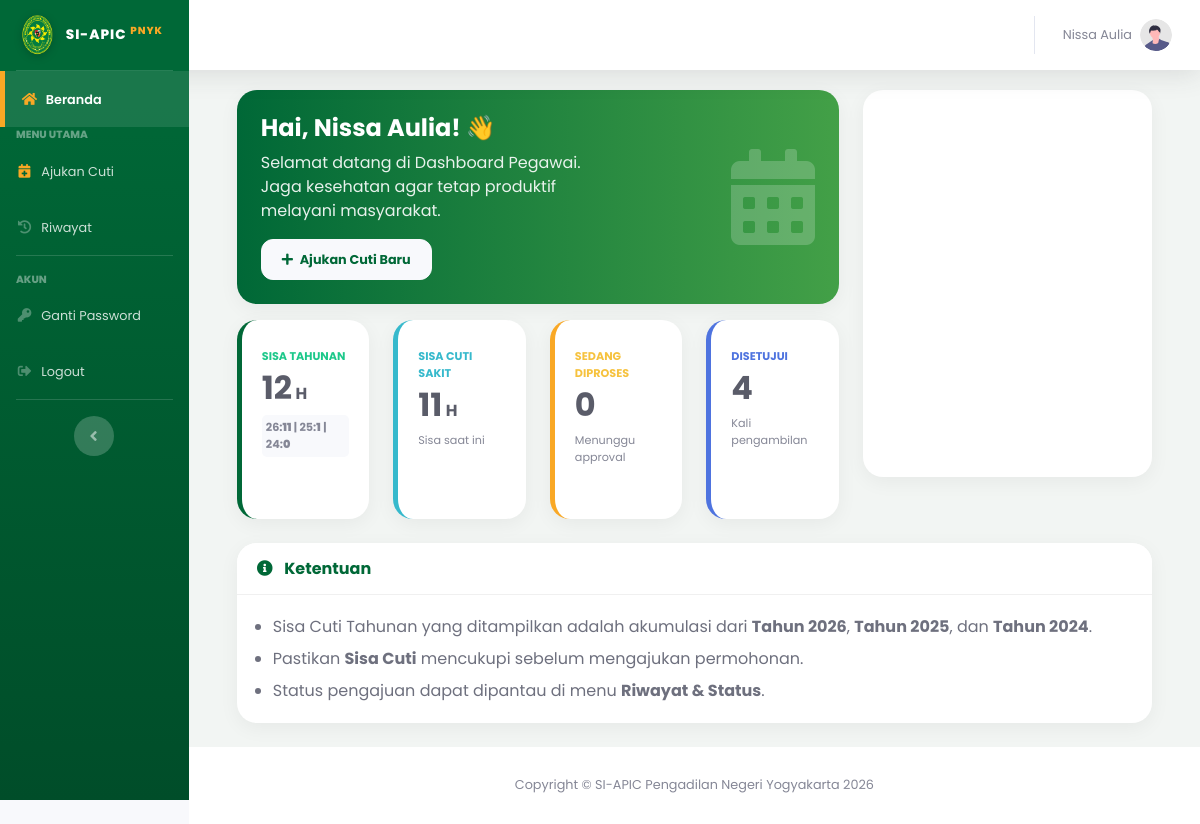
Before: /index.php?page=dashboard_user (signed in) with the older database file.
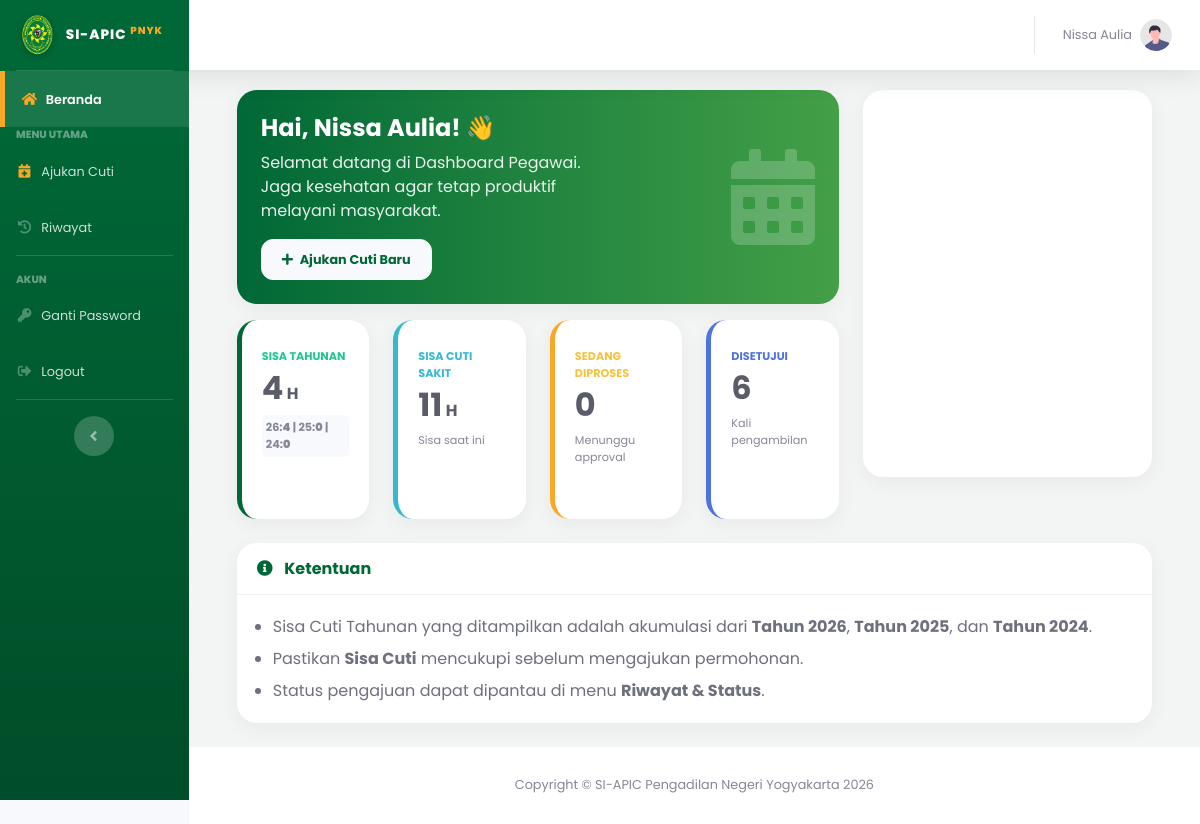
After: the same page with the newer database file.
### tables this page shows
CREATE TABLE `users` (
  `id_user` int(11) NOT NULL,
  `nip` varchar(30) NOT NULL,
  `password` varchar(255) NOT NULL,
  `nama_lengkap` varchar(100) NOT NULL,
  `jabatan` varchar(100) DEFAULT NULL,
  `pangkat` varchar(50) DEFAULT NULL,
  `unit_kerja` varchar(100) DEFAULT 'Pengadilan Negeri Yogyakarta',
  `no_telepon` varchar(20) DEFAULT NULL,
  `role` enum('admin','user') NOT NULL,
  `is_atasan_langsung` tinyint(1) DEFAULT 0 COMMENT '1=Bisa TTD, 0=Staf Biasa',
  `sisa_cuti_n` int(11) DEFAULT 12,
  `sisa_cuti_n1` int(11) DEFAULT 0,
  `sisa_cuti_n2` int(11) DEFAULT 0,
  `kuota_cuti_sakit` int(11) DEFAULT 14,
  `created_at` timestamp NOT NULL DEFAULT current_timestamp(),
  `status_akun` enum('aktif','nonaktif') DEFAULT 'aktif',
  `id_atasan` int(11) DEFAULT NULL
);

### pages/user/dashboard.php (the view, shortened to what the changed rows need)
<?php
$id_user = $_SESSION['id_user'];
$query_user = mysqli_query($koneksi, "SELECT * FROM users WHERE id_user='$id_user'");
$total_tahunan = 0;
$sisa_sakit    = 0;
$nama_lengkap  = $_SESSION['nama_lengkap'];
if(mysqli_num_rows($query_user) > 0){
    $user = mysqli_fetch_assoc($query_user);
    $nama_lengkap = $user['nama_lengkap'];
    $n  = isset($user['sisa_cuti_n'])  ? $user['sisa_cuti_n']  : 0;
    $n1 = isset($user['sisa_cuti_n1']) ? $user['sisa_cuti_n1'] : 0;
    $n2 = isset($user['sisa_cuti_n2']) ? $user['sisa_cuti_n2'] : 0;
    $total_tahunan = $n + $n1 + $n2;
    $sisa_sakit = isset($user['kuota_cuti_sakit']) ? $user['kuota_cuti_sakit'] : 0;
}
$thn_skrg = date('Y');
$thn_min1 = $thn_skrg - 1;
$thn_min2 = $thn_skrg - 2;
$query_menunggu = mysqli_query($koneksi, "SELECT * FROM pengajuan_cuti WHERE id_user='$id_user' AND status='diajukan'");
$jml_menunggu = mysqli_num_rows($query_menunggu);
$query_setuju = mysqli_query($koneksi, "SELECT * FROM pengajuan_cuti WHERE id_user='$id_user' AND status='Disetujui' AND YEAR(tgl_mulai)='$thn_skrg'");
$jml_setuju = mysqli_num_rows($query_setuju);
?>
<div class="container-fluid">
    <div class="row">
        <div class="col-xl-8 col-lg-7">
            <div class="card text-white shadow mb-3" style="background: linear-gradient(90deg, #006837 0%, #43a047 100%); border-radius: 20px; border:none;">
                <div class="card-body p-4">
                    <div class="row align-items-center">
                        <div class="col-md-8">
                            <h2 class="font-weight-bold mb-2" style="font-size: 1.5rem;">Hai, <?php echo $nama_lengkap; ?>! 👋</h2>
                            <p class="mb-3" style="opacity: 0.9;">Selamat datang di Dashboard Pegawai. Jaga kesehatan agar tetap produktif melayani masyarakat.</p>
                            <a href="index.php?page=form_cuti" class="btn btn-light font-weight-bold shadow-sm" style="border-radius: 30px; color: #006837 !important; font-size: 0.8rem;"><i class="fas fa-plus mr-1"></i> Ajukan Cuti Baru</a>
                        </div>
                        <div class="col-md-4 d-none d-md-block text-right">
                            <i class="fas fa-calendar-alt" style="font-size: 6rem; opacity: 0.2;"></i>
                        </div>
                    </div>
                </div>
            </div>
            <div class="row">
                <div class="col-xl-3 col-md-6 mb-4">
                    <div class="card py-2 border-left-success shadow-sm h-100" style="border-left: 5px solid #006837 !important;">
                        <div class="card-body">
                            <div class="text-xs font-weight-bold text-success text-uppercase mb-1">Sisa Tahunan</div>
                            <div class="h2 mb-0 font-weight-bold text-gray-800"><?php echo $total_tahunan; ?><span style="font-size:1rem"> H</span></div>
                            <div class="mt-2 text-xs font-weight-bold text-muted" style="background: #f8f9fc; padding: 4px; border-radius: 5px;">
                                <?php echo substr($thn_skrg, 2); ?>:<b><?php echo $n; ?></b> | <?php echo substr($thn_min1, 2); ?>:<b><?php echo $n1; ?></b> | <?php echo substr($thn_min2, 2); ?>:<b><?php echo $n2; ?></b>
                            </div>
                        </div>
                    </div>
                </div>
                <div class="col-xl-3 col-md-6 mb-4">
                    <div class="card py-2 border-left-info shadow-sm h-100" style="border-left: 5px solid #36b9cc !important;">
                        <div class="card-body">
                            <div class="text-xs font-weight-bold text-info text-uppercase mb-1">Sisa Cuti Sakit</div>
                            <div class="h2 mb-0 font-weight-bold text-gray-800"><?php echo $sisa_sakit; ?><span style="font-size:1rem"> H</span></div>
                            <div class="mt-2 text-xs text-muted">Sisa saat ini</div>
                        </div>
                    </div>
                </div>
                <div class="col-xl-3 col-md-6 mb-4">
                    <div class="card py-2 border-left-warning shadow-sm h-100" style="border-left: 5px solid #F9A825 !important;">
                        <div class="card-body">
                            <div class="text-xs font-weight-bold text-warning text-uppercase mb-1">Sedang Diproses</div>
                            <div class="h2 mb-0 font-weight-bold text-gray-800"><?php echo $jml_menunggu; ?></div>
                            <div class="mt-2 text-xs text-muted">Menunggu approval</div>
                        </div>
                    </div>
                </div>
                <div class="col-xl-3 col-md-6 mb-4">
                    <div class="card py-2 border-left-primary shadow-sm h-100" style="border-left: 5px solid #4e73df !important;">
                        <div class="card-body">
                            <div class="text-xs font-weight-bold text-primary text-uppercase mb-1">Disetujui</div>
                            <div class="h2 mb-0 font-weight-bold text-gray-800"><?php echo $jml_setuju; ?></div>
                            <div class="mt-2 text-xs text-muted">Kali pengambilan</div>
                        </div>
                    </div>
                </div>
            </div>
        </div>
        <div class="col-xl-4 col-lg-5 mb-4">
            <div class="card card-modern calendar-card-fix shadow-sm">
                <div class="card-body p-3">
                </div>
            </div>
        </div>
    </div>
    <div class="row">
        <div class="col-12">
            <div class="card mb-4 shadow-sm">
                <div class="card-header py-3 bg-white d-flex align-items-center">
                    <h6 class="m-0 font-weight-bold text-primary" style="color: #006837 !important;">
                        <i class="fas fa-info-circle mr-2"></i> Ketentuan
                    </h6>
                </div>
                <div class="card-body text-gray-700">
                    <ul class="mb-0 pl-3">
                        <li class="mb-2">Sisa Cuti Tahunan yang ditampilkan adalah akumulasi dari <b>Tahun <?php echo $thn_skrg; ?></b>, <b>Tahun <?php echo $thn_min1; ?></b>, dan <b>Tahun <?php echo $thn_min2; ?></b>.</li>
                        <li class="mb-2">Pastikan <b>Sisa Cuti</b> mencukupi sebelum mengajukan permohonan.</li>
                        <li>Status pengajuan dapat dipantau di menu <b>Riwayat & Status</b>.</li>
                    </ul>
                </div>
            </div>
        </div>
    </div>
</div>
<link href='https://cdn.jsdelivr.net/npm/fullcalendar@5.11.3/main.min.css' rel='stylesheet' />

Changed rows visible on the page:
changed users "Nissa Aulia": sisa_cuti_n "12" → "4"; sisa_cuti_n "11" → "4"; sisa_cuti_n1 "1" → "0"
Other visible differences:
$jml_setuju: "4" → "6"
